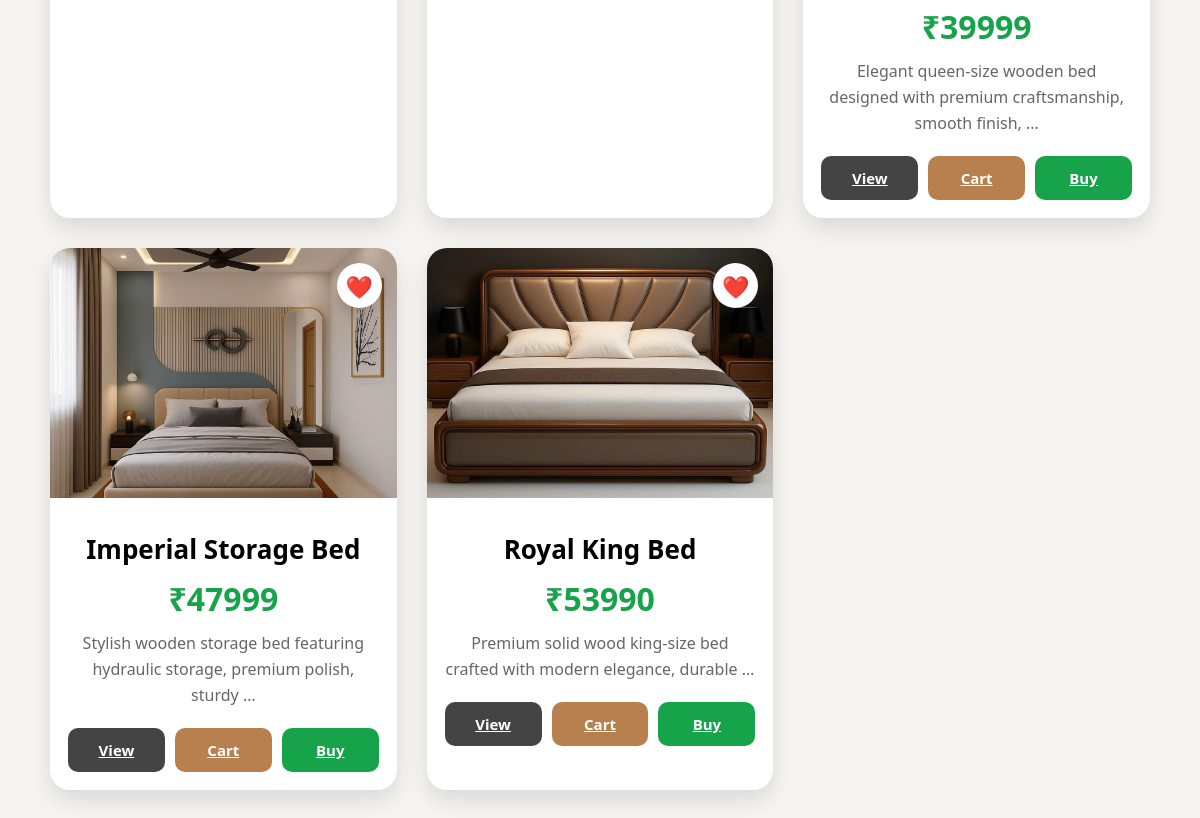
/shop/ (lower part), run on an earlier commit of the app's database.
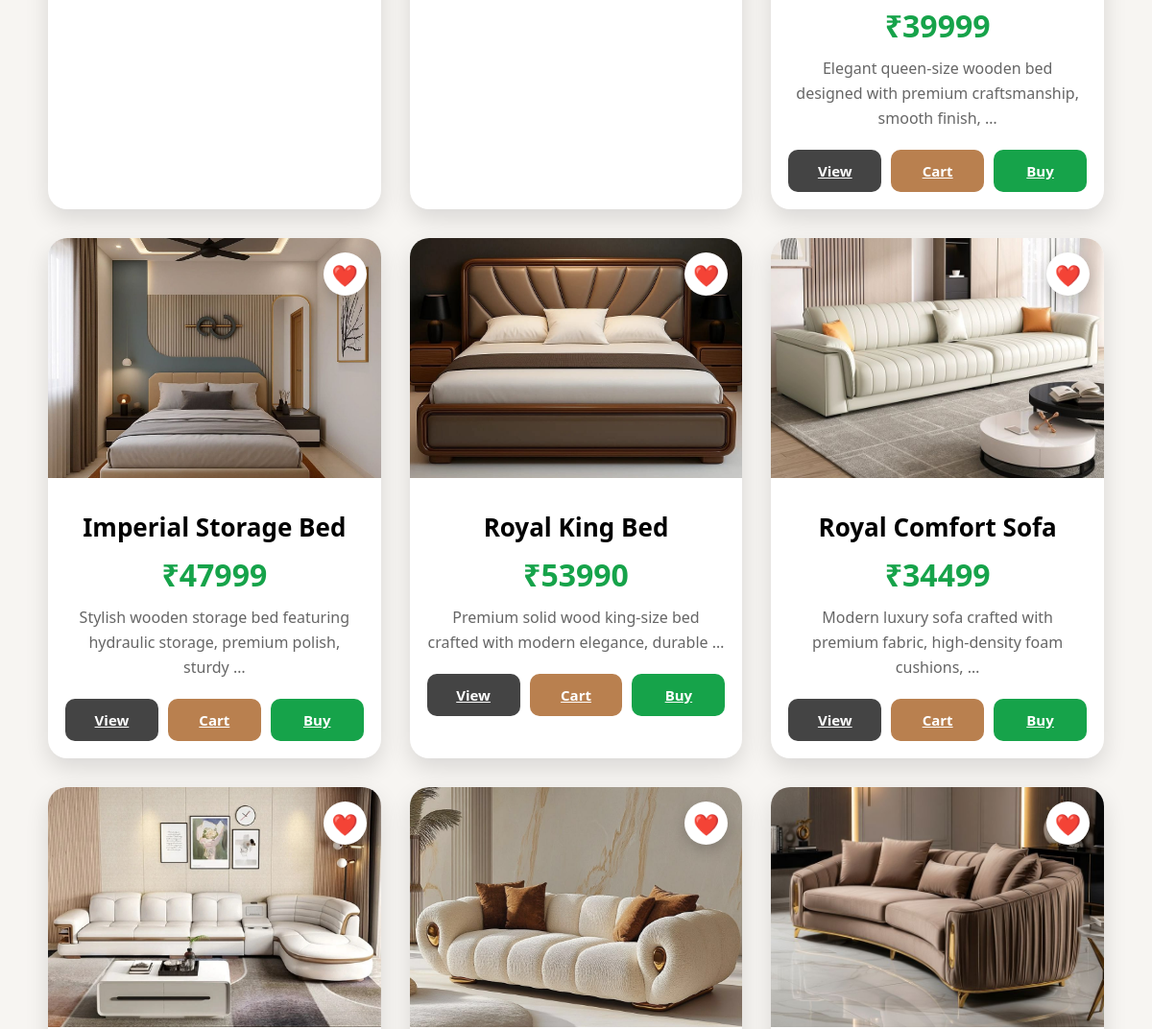
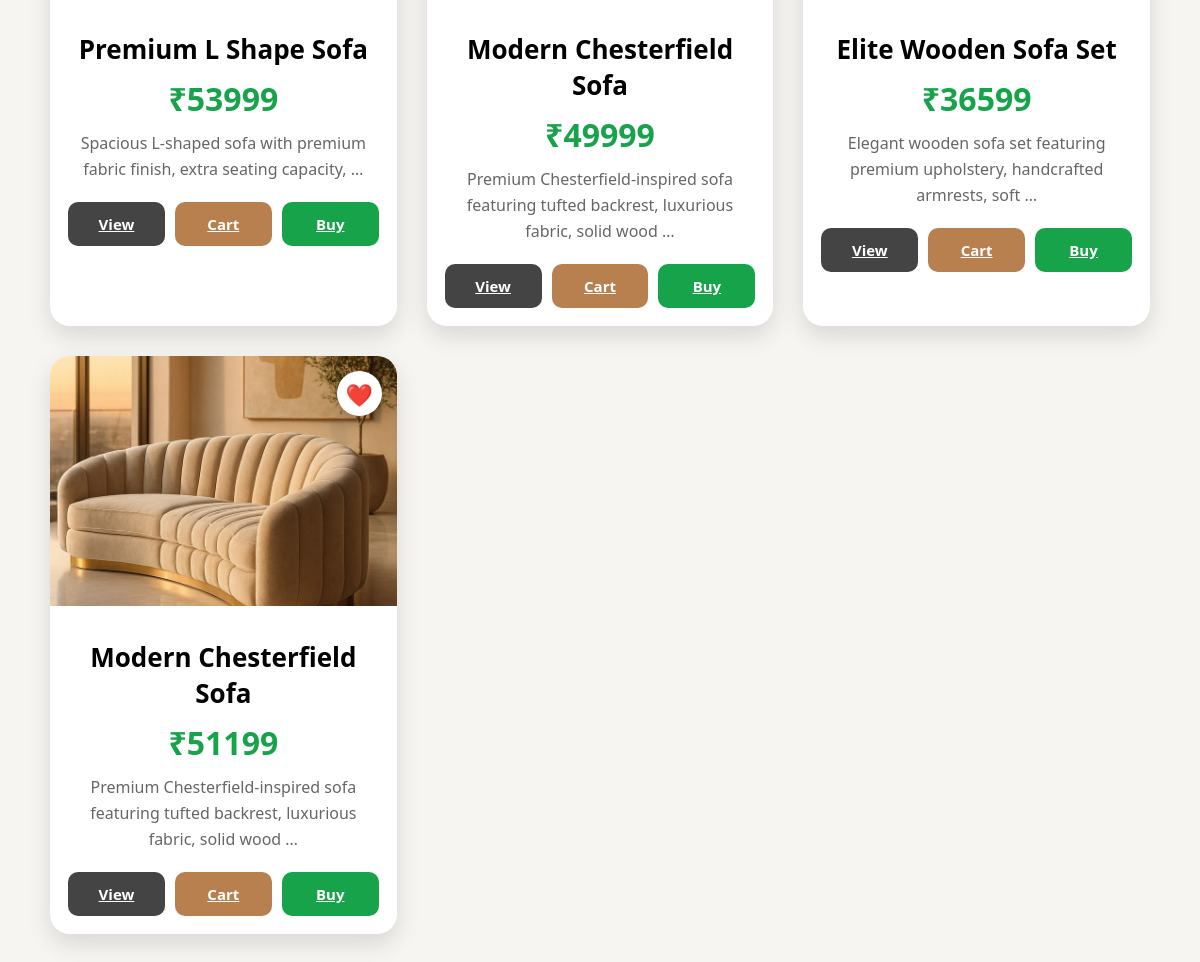
And on a later commit of the database (2 pictures, top to bottom).
### store/models.py (models this page shows, shortened)
class Product(models.Model):
    name = models.CharField(
        max_length=100
    )
    price = models.IntegerField()
    description = models.TextField()
    image = models.ImageField(
        upload_to='products/'
    )
    category = models.CharField(
        max_length=50,
        default="Furniture"
    )
    material = models.CharField(
        max_length=100,
        default="Wood"
    )
    dimensions = models.CharField(
        max_length=100,
        default="Standard Size"
    )

### store/views.py (the view)
# urls.py: path('shop/', views.shop, name='shop'),
def shop(request):
    products = Product.objects.all()
    cart_count = Cart.objects.count()   # 👈 Ye line add karo
    return render(
        request,
        "shop.html",
        {
            "products": products,
            "cart_count": cart_count    # 👈 Ye line add karo
        }
    )

### store/templates/shop.html (shortened to what this page needs)
<!DOCTYPE html>
<html>
<head>
</head>
<body>
<div class="container">
{% for product in products %}
<div class="card">
    <a href="{% url 'add_to_wishlist' product.id %}" class="wishlist-icon">
        ❤️
    </a>
    <img src="{{ product.image.url }}" alt="{{ product.name }}">
    <div class="card-content">
        <h3>{{ product.name }}</h3>
        <p class="price">
            ₹{{ product.price }}
        </p>
        <p class="desc">
            {{ product.description|truncatewords:10 }}
        </p>
        <div class="btn-group">
            <a href="{% url 'product_detail' product.id %}" class="btn detail-btn">
                View
            </a>
            <a href="{% url 'add_to_cart' product.id %}" class="btn cart-btn">
                Cart
            </a>
            <a href="{% url 'buy_now' product.id %}" class="btn buy-btn">
                Buy
            </a>
        </div>
    </div>
</div>
{% endfor %}
</div>

### store/templates/shop.html (style rules this page uses)
* { margin:0; padding:0; box-sizing:border-box; font-family:'Segoe UI',sans-serif; }
body { background:#f7f5f2; }
.container { display:grid; grid-template-columns:repeat(auto-fit,minmax(300px,1fr)); gap:30px; padding:50px; }
.card { position:relative; background:#fff; border-radius:20px; overflow:hidden; box-shadow:0 10px 25px rgba(0,0,0,.12); transition:.3s; }
.card img { width:100%; height:250px; object-fit:cover; }
.card-content { padding:18px; text-align:center; }
.card h3 { font-size:26px; margin:10px 0; }
.price { color:#16a34a; font-size:32px; font-weight:bold; margin:10px 0; }
.desc { color:#666; line-height:26px; margin-bottom:20px; }
.btn-group { display:grid; grid-template-columns:repeat(3,1fr); gap:10px; }
.btn { border:none; padding:12px; border-radius:10px; cursor:pointer; color:#fff; font-size:15px; font-weight:bold; transition:.3s; }
.detail-btn { background:#444; }
.cart-btn { background:#b9804f; }
.buy-btn { background:#16a34a; }
.wishlist-icon { position:absolute; top:15px; right:15px; width:45px; height:45px; border-radius:50%; background:#fff; color:#ff3366; display:flex; justify-content:center; align-items:center; font-size:22px; text-decoration:none; box-shadow:0 5px 15px rgba(0,0,0,.2); transition:.3s; }

What changed in the data, as far as the page shows it:
added Product: image (picture), name "Royal Comfort Sofa", price "34499", description "Modern luxury sofa crafted with premium fabric, high-density foam cushions, …"
added Product: image (picture), name "Premium L Shape Sofa", price "53999", description "Spacious L-shaped sofa with premium fabric finish, extra seating capacity, …"
added Product: image (picture), name "Modern Chesterfield Sofa", price "49999", description "Premium Chesterfield-inspired sofa featuring tufted backrest, luxurious fabric, solid wood …"
added Product: image (picture), name "Elite Wooden Sofa Set", price "36599", description "Elegant wooden sofa set featuring premium upholstery, handcrafted armrests, soft …"
added Product: image (picture), name "Modern Chesterfield Sofa", price "51199", description "Premium Chesterfield-inspired sofa featuring tufted backrest, luxurious fabric, solid wood …"
